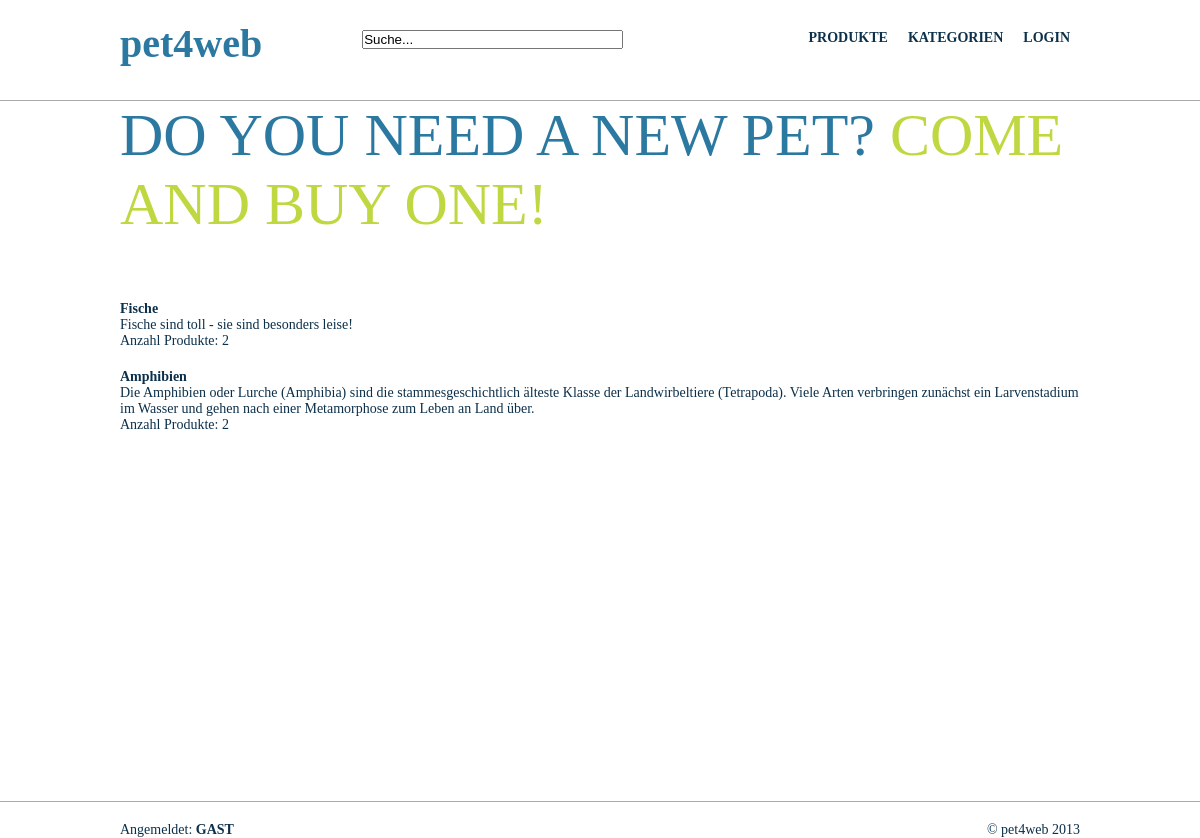
The app's page /index.php?section=category with its own data.
### tables this page shows
CREATE TABLE IF NOT EXISTS `category` (
  `ID` int(11) NOT NULL AUTO_INCREMENT,
  `name` varchar(50) NOT NULL,
  `description` varchar(1000) NOT NULL,
  PRIMARY KEY (`ID`)
);

### kategorie.php (the view, shortened to what this page needs)
<?php
    require_once 'util.php';
    $connection = createDbConnection();
	if (!isset($_GET['ID']))
	{
		if(!isset($_GET['search']))
		{
			$sqlQuery ="SELECT category.ID, category.name, category.description, count(*) as count_products FROM category ".
								"left outer join product on product.category_id = category.id group by category.ID, category.name, category.description";
		}
	} else
	{
		$sqlQuery = "SELECT category.ID, category.name, category.description, count(*) as count_products FROM category ".
								"left outer join product on product.category_id = category.id ".
								" where category.ID = ".$_GET['ID']." ".
								"group by category.ID, category.name, category.description";
	}
    $result = mysql_query($sqlQuery, $connection);
	while($row = mysql_fetch_array($result))
	{
		echo '<p id="category">';
		echo '<a href="index.php?section=product&catid='.$row['ID'].'">'.$row['name'].'</a><br />';
		echo $row['description'].'<br />';
		echo 'Anzahl Produkte: '.$row['count_products'].'<br />';
		echo '</p>';
	}
?>

### css/scr_style.css (style rules this page uses)
body { font-family: Verdana; font-size: 14px; color: #0C304A; background-color: #fff; }
a:link { text-decoration:none; font-weight:bold; color: #0C304A; }
#category { margin-bottom: 20px; }

### records on screen
category: name "Fische", description "Fische sind toll - sie sind besonders leise!", count_products "2"
category: name "Amphibien", description "Die Amphibien oder Lurche (Amphibia) sind die stammesgeschichtlich älteste Klasse der Landwirbeltiere (Tetrapoda). Viele Arten verbringen zunächst ein Larvenstadium im Wasser und gehen nach einer Metamorphose zum Leben an Land über.", count_products "2"
